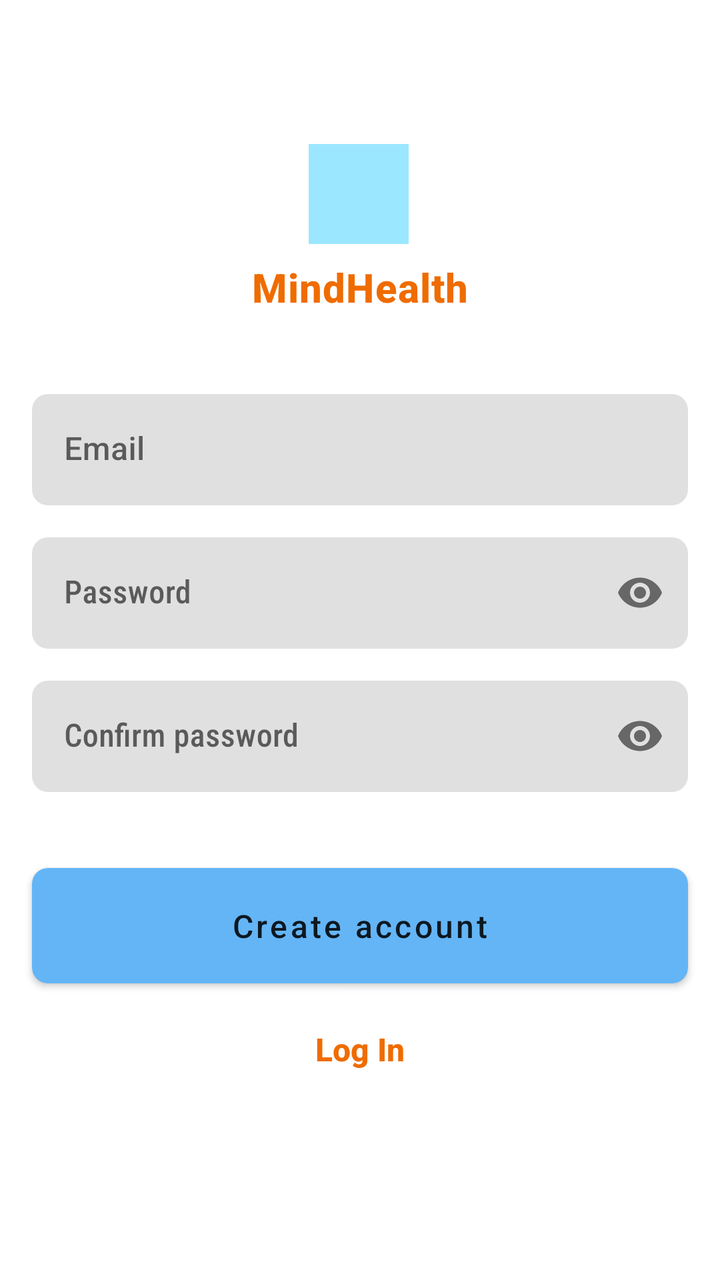
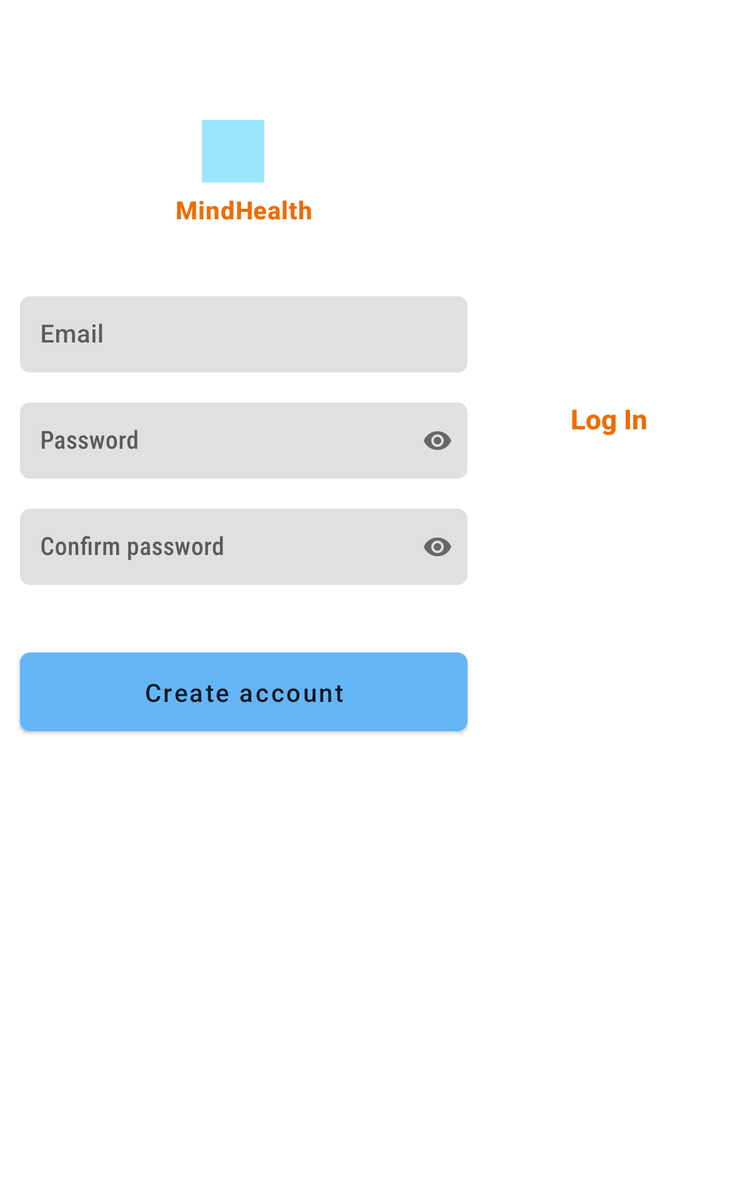

Compare how this app lays out the same screen by default and in its alternative resource folder. The renders come first, then the two layout files and the values they reference.
<!-- AndroidManifest.xml: application theme Theme.MindHealth -->
<!-- res/layout/activity_register.xml -->
<?xml version="1.0" encoding="utf-8"?>
<ScrollView
    xmlns:android="http://schemas.android.com/apk/res/android"
    xmlns:app="http://schemas.android.com/apk/res-auto"
    android:layout_width="match_parent"
    android:layout_height="match_parent">
    <androidx.constraintlayout.widget.ConstraintLayout
        android:layout_width="match_parent"
        android:layout_height="wrap_content">
    <ImageView
        android:id="@+id/imv_logo_register_screen"
        android:layout_width="50dp"
        android:layout_height="50dp"
        android:layout_marginTop="72dp"
        android:adjustViewBounds="false"
        android:background="@color/color_primary_light"
        android:contentDescription="@string/splash_screen_image_desc"
        android:scaleType="fitCenter"
        app:layout_constraintEnd_toEndOf="parent"
        app:layout_constraintHorizontal_bias="0.498"
        app:layout_constraintStart_toStartOf="parent"
        app:layout_constraintTop_toTopOf="parent"
        app:srcCompat="@drawable/ic_baseline_self_improvement_24"
        app:tint="@color/color_light_black" />

        <com.google.android.material.textview.MaterialTextView
            android:id="@+id/txv_app_name_register_screen"
            android:layout_width="0dp"
            android:layout_height="wrap_content"
            android:layout_marginStart="@dimen/screen_margin"
            android:layout_marginTop="8dp"
            android:layout_marginEnd="@dimen/screen_margin"
            android:fontFamily="sans-serif-medium"
            android:gravity="center_horizontal"
            android:text="@string/app_name"
            android:textAppearance="@style/LogoTextTitle"
            app:layout_constraintEnd_toEndOf="parent"
            app:layout_constraintStart_toStartOf="parent"
            app:layout_constraintTop_toBottomOf="@id/imv_logo_register_screen" />


        <com.google.android.material.textfield.TextInputLayout
            android:id="@+id/edt_input_email"
            style="@style/InputTextField"
            android:layout_width="0dp"
            android:layout_height="wrap_content"
            android:layout_marginStart="@dimen/screen_margin"
            android:layout_marginTop="40dp"
            android:layout_marginEnd="@dimen/screen_margin"
            android:hint="@string/hint_input_email"
            app:layout_constraintEnd_toEndOf="parent"
            app:layout_constraintStart_toStartOf="parent"
            app:layout_constraintTop_toBottomOf="@id/txv_app_name_register_screen">

            <com.google.android.material.textfield.TextInputEditText
                android:layout_width="match_parent"
                android:layout_height="wrap_content"
                android:fontFamily="sans-serif-medium"
                android:inputType="textEmailAddress" />
        </com.google.android.material.textfield.TextInputLayout>

        <com.google.android.material.textfield.TextInputLayout
            android:id="@+id/edt_input_password"
            style="@style/InputTextField"
            android:layout_width="0dp"
            android:layout_height="wrap_content"
            android:layout_marginStart="@dimen/screen_margin"
            android:layout_marginTop="@dimen/screen_margin"
            android:layout_marginEnd="@dimen/screen_margin"
            android:hint="@string/hint_input_password"
            app:endIconMode="password_toggle"
            app:layout_constraintEnd_toEndOf="parent"
            app:layout_constraintStart_toStartOf="parent"
            app:layout_constraintTop_toBottomOf="@id/edt_input_email">

            <com.google.android.material.textfield.TextInputEditText
                android:layout_width="match_parent"
                android:layout_height="wrap_content"
                android:fontFamily="sans-serif-condensed-medium"
                android:inputType="textPassword" />
        </com.google.android.material.textfield.TextInputLayout>


        <com.google.android.material.textfield.TextInputLayout
            android:id="@+id/edt_input_confirm_password"
            style="@style/InputTextField"
            android:layout_width="0dp"
            android:layout_height="wrap_content"
            android:layout_marginStart="@dimen/screen_margin"
            android:layout_marginTop="@dimen/screen_margin"
            android:layout_marginEnd="@dimen/screen_margin"
            android:hint="@string/hint_input_confirm_password"
            app:endIconMode="password_toggle"
            app:layout_constraintEnd_toEndOf="parent"
            app:layout_constraintStart_toStartOf="parent"
            app:layout_constraintTop_toBottomOf="@id/edt_input_password">

            <com.google.android.material.textfield.TextInputEditText
                android:layout_width="match_parent"
                android:layout_height="wrap_content"
                android:fontFamily="sans-serif-condensed-medium"
                android:inputType="textPassword" />
        </com.google.android.material.textfield.TextInputLayout>

        <ViewStub
            android:id="@+id/vs_submit_cv"
            android:layout_width="0dp"
            android:layout_height="wrap_content"
            android:layout_marginStart="16dp"
            android:layout_marginTop="8dp"
            android:layout_marginEnd="16dp"
            android:inflatedId="@+id/vs_submit_cv"
            android:layout="@layout/layout_submit_cv"
            app:layout_constraintEnd_toEndOf="parent"
            app:layout_constraintStart_toStartOf="parent"
            app:layout_constraintTop_toBottomOf="@id/edt_input_confirm_password" />

        































        <com.google.android.material.button.MaterialButton
            android:id="@+id/btn_register_via_email"
            style="@style/ButtonText"
            android:layout_width="0dp"
            android:layout_height="wrap_content"
            android:layout_marginStart="@dimen/screen_margin"
            android:layout_marginTop="32dp"
            android:layout_marginEnd="@dimen/screen_margin"
            android:fontFamily="sans-serif-condensed-medium"
            android:paddingVertical="18dp"
            android:text="@string/txv_create_account_text"
            android:textAppearance="@style/ButtonText"
            android:textSize="16sp"
            app:layout_constraintEnd_toEndOf="parent"
            app:layout_constraintHorizontal_bias="1.0"
            app:layout_constraintStart_toStartOf="parent"
            app:layout_constraintTop_toBottomOf="@id/vs_submit_cv" />

        <com.google.android.material.textview.MaterialTextView
            android:id="@+id/txv_login_link"
            android:layout_width="0dp"
            android:layout_height="wrap_content"
            android:layout_marginStart="@dimen/screen_margin"
            android:layout_marginTop="@dimen/screen_margin"
            android:layout_marginEnd="@dimen/screen_margin"
            android:layout_marginBottom="@dimen/screen_margin"
            android:fontFamily="sans-serif-medium"
            android:gravity="center_horizontal"
            android:text="@string/txv_login_text"
            android:textAppearance="@style/TextButton"
            android:textSize="16sp"
            app:layout_constraintBottom_toBottomOf="parent"
            app:layout_constraintEnd_toEndOf="parent"
            app:layout_constraintStart_toStartOf="parent"
            app:layout_constraintTop_toBottomOf="@id/btn_register_via_email" />


    </androidx.constraintlayout.widget.ConstraintLayout>
</ScrollView>
<!-- resources referenced by this layout -->
<resources>
  <color name="color_light_black">#464646</color>
  <color name="color_primary_light">#9BE7FF</color>
  <dimen name="screen_margin">16dp</dimen>
  <string name="app_name">MindHealth</string>
  <string name="hint_input_confirm_password">Confirm password</string>
  <string name="hint_input_email">Email</string>
  <string name="hint_input_password">Password</string>
  <string name="splash_screen_image_desc">Application Logo</string>
  <string name="txv_create_account_text">Create account</string>
  <string name="txv_login_text">Log In</string>
  <style name="ButtonText" parent="TextAppearance.MaterialComponents.Button">
          <item name="android:textAllCaps">false</item>
          <item name="cornerRadius">@dimen/corner_radius</item>
      </style>
  <style name="InputTextField" parent="Widget.MaterialComponents.TextInputLayout.FilledBox">
          <item name="boxStrokeColor">@color/splash_screen_text_color</item>
          <item name="boxCornerRadiusTopStart">@dimen/corner_radius</item>
          <item name="boxCornerRadiusBottomEnd">@dimen/corner_radius</item>
          <item name="boxCornerRadiusBottomStart">@dimen/corner_radius</item>
          <item name="boxCornerRadiusTopEnd">@dimen/corner_radius</item>
          <item name="boxStrokeWidth">0dp</item>
          <item name="boxStrokeWidthFocused">0dp</item>
      </style>
  <style name="LogoTextTitle" parent="TextAppearance.MaterialComponents.Headline6">
          <item name="android:textColor">@color/splash_screen_text_color</item>
          <item name="android:textStyle">bold</item>
          <item name="android:letterSpacing">.02</item>
      </style>
  <style name="TextButton" parent="Widget.MaterialComponents.Button.TextButton">
          <item name="android:textColor">@color/splash_screen_text_color</item>
          <item name="android:textSize">16sp</item>
          <item name="android:textStyle">bold</item>
      </style>
  <style name="Theme.MindHealth" parent="Theme.MaterialComponents.DayNight.NoActionBar">
          
          <item name="colorPrimary">@color/color_primary</item>
          <item name="colorPrimaryVariant">@color/color_primary_dark</item>
          <item name="colorOnPrimary">@color/black</item>
          
          <item name="colorSecondary">@color/color_secondary</item>
          <item name="colorSecondaryVariant">@color/color_secondary_dark</item>
          <item name="colorOnSecondary">@color/black</item>
          <item name="colorError">@android:color/holo_red_light</item>
  
          
          <item name="android:statusBarColor" tools:targetApi="l">?attr/colorPrimaryVariant</item>
          
      </style>
  <dimen name="corner_radius">8dp</dimen>
  <color name="splash_screen_text_color">#EF6C00</color>
  <color name="color_primary">#64B5F6</color>
  <color name="color_primary_dark">#2286C3</color>
  <color name="black">#FF000000</color>
  <color name="color_secondary">#F6A564</color>
  <color name="color_secondary_dark">#C07637</color>
</resources>
<!-- res/layout-sw600dp/activity_register.xml (the repository's variant of the layout above) -->
<!-- drawn on a 7-inch tablet held upright -->
<?xml version="1.0" encoding="utf-8"?>
<ScrollView xmlns:android="http://schemas.android.com/apk/res/android"
    xmlns:app="http://schemas.android.com/apk/res-auto"
    xmlns:tools="http://schemas.android.com/tools"
    style="@style/Widget.MaterialComponents.TextView"
    android:layout_width="match_parent"
    android:layout_height="match_parent"
    tools:layout_editor_absoluteX="36dp"
    tools:layout_editor_absoluteY="-161dp">

    <androidx.constraintlayout.widget.ConstraintLayout
        android:layout_width="match_parent"
        android:layout_height="wrap_content">

        <ImageView
            android:id="@+id/imv_logo_register_screen"
            android:layout_width="50dp"
            android:layout_height="50dp"
            android:layout_marginTop="96dp"
            android:layout_marginEnd="16dp"
            android:adjustViewBounds="false"
            android:background="@color/color_primary_light"
            android:contentDescription="@string/splash_screen_image_desc"
            android:scaleType="fitCenter"
            app:layout_constraintEnd_toStartOf="@+id/guideline11"
            app:layout_constraintHorizontal_bias="0.498"
            app:layout_constraintStart_toStartOf="parent"
            app:layout_constraintTop_toTopOf="parent"
            app:srcCompat="@drawable/ic_baseline_self_improvement_24"
            app:tint="@color/color_light_black" />

        <com.google.android.material.textview.MaterialTextView
            android:id="@+id/txv_app_name_register_screen"
            android:layout_width="0dp"
            android:layout_height="wrap_content"
            android:layout_marginStart="@dimen/screen_margin"
            android:layout_marginTop="8dp"
            android:layout_marginEnd="@dimen/screen_margin"
            android:fontFamily="sans-serif-medium"
            android:gravity="center_horizontal"
            android:text="@string/app_name"
            android:textAppearance="@style/LogoTextTitle"
            app:layout_constraintEnd_toStartOf="@id/guideline11"
            app:layout_constraintStart_toStartOf="parent"
            app:layout_constraintTop_toBottomOf="@id/imv_logo_register_screen" />


        <com.google.android.material.textfield.TextInputLayout
            android:id="@+id/edt_input_email"
            style="@style/InputTextField"
            android:layout_width="0dp"
            android:layout_height="wrap_content"
            android:layout_marginStart="@dimen/screen_margin"
            android:layout_marginTop="56dp"
            android:layout_marginEnd="@dimen/screen_margin"
            android:hint="@string/hint_input_email"
            app:layout_constraintEnd_toStartOf="@+id/guideline11"
            app:layout_constraintStart_toStartOf="parent"
            app:layout_constraintTop_toBottomOf="@id/txv_app_name_register_screen">

            <com.google.android.material.textfield.TextInputEditText
                android:layout_width="match_parent"
                android:layout_height="wrap_content"
                android:fontFamily="sans-serif-medium"
                android:textSize="20sp" />
        </com.google.android.material.textfield.TextInputLayout>

        <com.google.android.material.textfield.TextInputLayout
            android:id="@+id/edt_input_password"
            style="@style/InputTextField"
            android:layout_width="0dp"
            android:layout_height="wrap_content"
            android:layout_marginStart="@dimen/screen_margin"
            android:layout_marginTop="24dp"
            android:layout_marginEnd="@dimen/screen_margin"
            android:hint="@string/hint_input_password"
            app:endIconMode="password_toggle"
            app:layout_constraintEnd_toStartOf="@+id/guideline11"
            app:layout_constraintStart_toStartOf="parent"
            app:layout_constraintTop_toBottomOf="@id/edt_input_email">

            <com.google.android.material.textfield.TextInputEditText
                android:layout_width="match_parent"
                android:layout_height="wrap_content"
                android:fontFamily="sans-serif-condensed-medium"
                android:inputType="textPassword"
                android:textSize="20sp" />
        </com.google.android.material.textfield.TextInputLayout>


        <com.google.android.material.textfield.TextInputLayout
            android:id="@+id/edt_input_confirm_password"
            style="@style/InputTextField"
            android:layout_width="0dp"
            android:layout_height="wrap_content"
            android:layout_marginStart="@dimen/screen_margin"
            android:layout_marginTop="24dp"
            android:layout_marginEnd="@dimen/screen_margin"
            android:hint="@string/hint_input_confirm_password"
            app:endIconMode="password_toggle"
            app:layout_constraintEnd_toStartOf="@+id/guideline11"
            app:layout_constraintStart_toStartOf="parent"
            app:layout_constraintTop_toBottomOf="@id/edt_input_password">

            <com.google.android.material.textfield.TextInputEditText
                android:layout_width="match_parent"
                android:layout_height="wrap_content"
                android:fontFamily="sans-serif-condensed-medium"
                android:inputType="textPassword"
                android:textSize="20sp" />
        </com.google.android.material.textfield.TextInputLayout>

        <ViewStub
            android:id="@+id/vs_submit_cv"
            android:layout_width="0dp"
            android:layout_height="wrap_content"
            android:layout_marginStart="@dimen/screen_margin"
            android:layout_marginTop="8dp"
            android:layout_marginEnd="@dimen/screen_margin"
            android:inflatedId="@+id/vs_submit_cv"
            android:layout="@layout/layout_submit_cv"
            app:layout_constraintEnd_toStartOf="@+id/guideline11"
            app:layout_constraintStart_toStartOf="parent"
            app:layout_constraintTop_toBottomOf="@id/edt_input_confirm_password" />

        <com.google.android.material.button.MaterialButton
            android:id="@+id/btn_register_via_email"
            style="@style/ButtonText"
            android:layout_width="0dp"
            android:layout_height="wrap_content"
            android:layout_marginStart="@dimen/screen_margin"
            android:layout_marginTop="48dp"
            android:layout_marginEnd="@dimen/screen_margin"
            android:fontFamily="sans-serif-condensed-medium"
            android:paddingVertical="18dp"
            android:text="@string/txv_create_account_text"
            android:textAppearance="@style/ButtonText"
            android:textSize="20sp"
            app:layout_constraintEnd_toStartOf="@+id/guideline11"
            app:layout_constraintStart_toStartOf="parent"
            app:layout_constraintTop_toBottomOf="@id/vs_submit_cv" />


































        <com.google.android.material.textview.MaterialTextView
            android:id="@+id/txv_login_link"
            android:layout_width="wrap_content"
            android:layout_height="wrap_content"
            android:layout_marginTop="320dp"
            android:layout_marginEnd="@dimen/screen_margin"
            android:fontFamily="sans-serif-medium"
            android:text="@string/txv_login_text"
            android:textAppearance="@style/TextButton"
            android:textSize="22sp"
            app:layout_constraintEnd_toEndOf="parent"
            app:layout_constraintStart_toStartOf="@+id/guideline11"
            app:layout_constraintTop_toTopOf="parent" />

        <androidx.constraintlayout.widget.Guideline
            android:id="@+id/guideline11"
            android:layout_width="wrap_content"
            android:layout_height="wrap_content"
            android:orientation="vertical"
            app:layout_constraintGuide_percent="0.65" />


    </androidx.constraintlayout.widget.ConstraintLayout>
</ScrollView>
